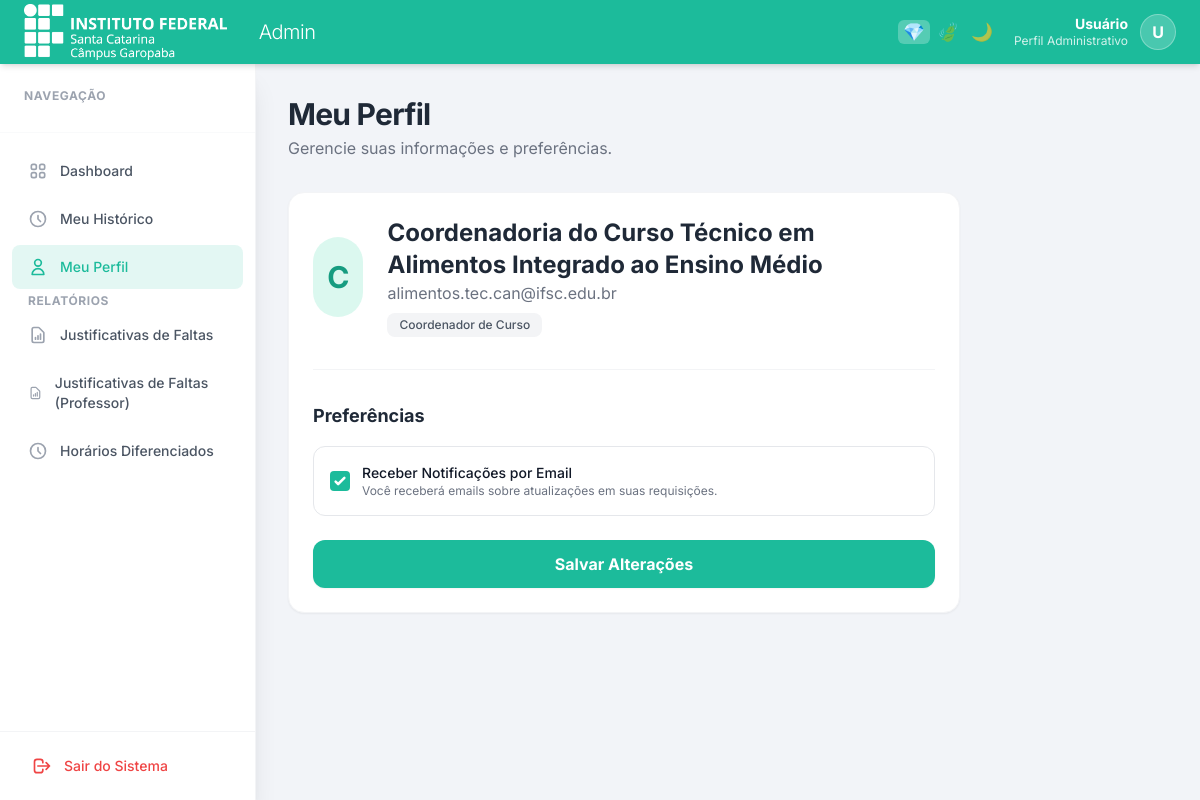
The app's page /admin/profile.php (signed in) with its own data.
### tables this page shows
CREATE TABLE `users` (
  `id` int NOT NULL AUTO_INCREMENT,
  `name` varchar(255) NOT NULL,
  `email` varchar(255) NOT NULL,
  `password` varchar(255) NOT NULL,
  `role_id` int NOT NULL,
  `receive_email` tinyint(1) DEFAULT '1',
  PRIMARY KEY (`id`),
  UNIQUE KEY `email` (`email`),
  KEY `role_id` (`role_id`),
  CONSTRAINT `users_ibfk_1` FOREIGN KEY (`role_id`) REFERENCES `roles` (`id`)
);

CREATE TABLE `roles` (
  `id` int NOT NULL AUTO_INCREMENT,
  `name` varchar(255) NOT NULL,
  `is_course_bound` tinyint(1) DEFAULT '0',
  `is_sysadmin` tinyint(1) DEFAULT '0',
  PRIMARY KEY (`id`)
);

### public/admin/profile.php (the view, shortened to what this page needs)
<?php
$userSession = Auth::user();
$db = new Database();
$conn = $db->getConnection();
$stmt = $conn->prepare("SELECT * FROM users WHERE id = :id");
$stmt->execute([':id' => $userSession['user_id']]);
$user = $stmt->fetch(PDO::FETCH_ASSOC);
$roleStmt = $conn->prepare("SELECT name FROM roles WHERE id = :id");
$roleStmt->execute([':id' => $user['role_id']]);
$roleName = $roleStmt->fetchColumn();
?>
<?php require_once 'layout/header.php'; ?>
<?php require_once 'layout/sidebar.php'; ?>
<main class="flex-1 overflow-y-auto p-8 bg-[#F2F4F8]">
    <div class="mb-8">
        <h1 class="text-3xl font-bold text-gray-800 tracking-tight">Meu Perfil</h1>
        <p class="text-gray-500 mt-1">Gerencie suas informações e preferências.</p>
    </div>
    <div class="bg-white rounded-2xl shadow-sm border border-gray-100 p-6 max-w-2xl">
        <div class="flex items-center mb-8 pb-8 border-b border-gray-100">
            <div class="h-20 w-20 rounded-full bg-brand-light/20 flex items-center justify-center text-brand-dark font-bold text-3xl mr-6">
                <?= strtoupper(substr($user['name'], 0, 1)) ?>
            </div>
            <div>
                <h2 class="text-2xl font-bold text-gray-800"><?= htmlspecialchars($user['name']) ?></h2>
                <p class="text-gray-500"><?= htmlspecialchars($user['email']) ?></p>
                <span class="inline-block mt-2 px-3 py-1 rounded-lg bg-gray-100 text-gray-600 text-xs font-medium"><?= htmlspecialchars($roleName) ?></span>
            </div>
        </div>
        <form method="POST" class="space-y-6">
            <div>
                <h3 class="text-lg font-bold text-gray-800 mb-4">Preferências</h3>
                <label class="flex items-center cursor-pointer p-4 border border-gray-200 rounded-xl hover:bg-gray-50 transition-colors">
                    <input type="checkbox" name="receive_email" value="1" <?= $user['receive_email'] ? 'checked' : '' ?> class="form-checkbox h-5 w-5 text-[#1CBB9B] rounded border-gray-300 focus:ring-[#1CBB9B]">
                    <div class="ml-3">
                        <span class="block text-sm font-medium text-gray-900">Receber Notificações por Email</span>
                        <span class="block text-xs text-gray-500">Você receberá emails sobre atualizações em suas requisições.</span>
                    </div>
                </label>
            <div class="pt-6">
                <button type="submit" class="w-full bg-[#1CBB9B] text-white px-6 py-3 rounded-xl font-bold hover:bg-[#169C80] transition-all shadow-sm hover:shadow-md">
                    Salvar Alterações
                </button>
            </div>
        </form>
    </div>
</main>
<?php require_once 'layout/footer.php'; ?>

### public/assets/css/themes.css (style rules this page uses)
:root { --primary: #1CBB9B; --primary-dark: #169C80; --primary-light: #ccfaf2; --danger: #dc2626; --bg: #F2F4F8; --surface: #ffffff; --surface-2: #f9fafb; --surface-hover: #f3f4f6; --border: #e5e7eb; --text: #333333; --text-2: #6b7280; --text-muted: #9ca3af; --shadow: 0 2px 8px rgba(0,0,0,0.07); --focus-ring: rgba(28,187,155,0.25); }

### records on screen
users: name "C", name "Coordenadoria do Curso Técnico em Alimentos Integrado ao Ensino Médio", email "alimentos.tec.can@ifsc.edu.br", receive_email "☑"
roles: name "Coordenador de Curso"

### other values on screen
$user['user_name'] "Usuário"
substr($user['user_name'] ?? 'U', 0, 1) "U"
